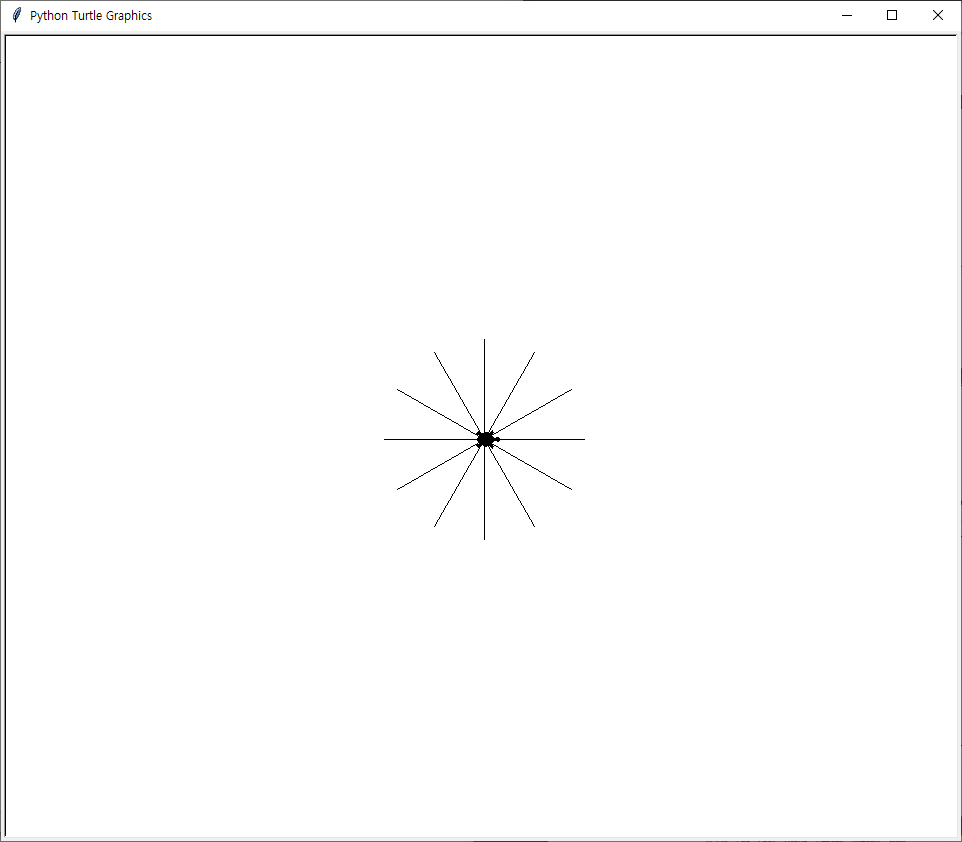

The Python source for this figure:
import turtle             # 터틀 불러오기
t = turtle.Turtle()       # t에 터틀 변수 설정
t.shape("turtle")         # 터틀모양 거북이로 설정
t.speed(0)                # 터틀의 속도 설정

def draw_line():          # 라인 그리는 함수 만들기
    t.forward(100)
    t.backward(100)

for x in range(12):       # 함수 반복 설정
    t.right(30)
    draw_line()
